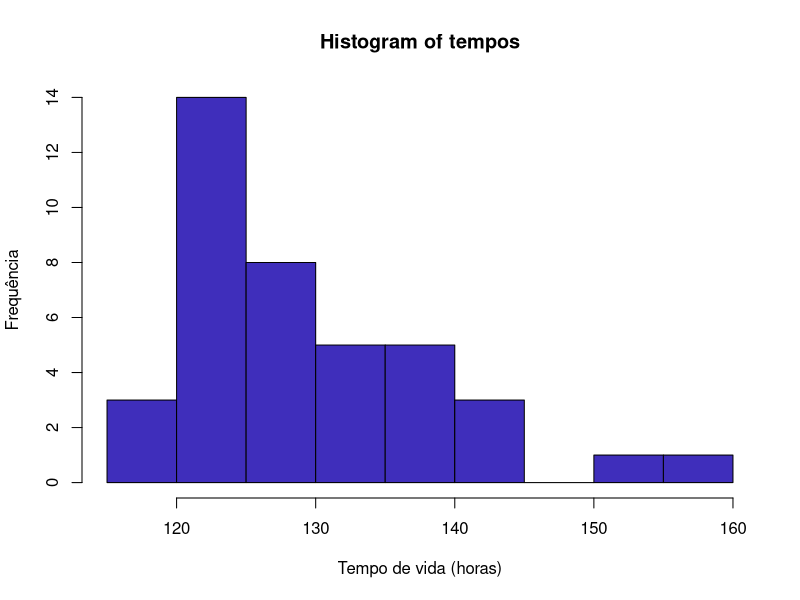
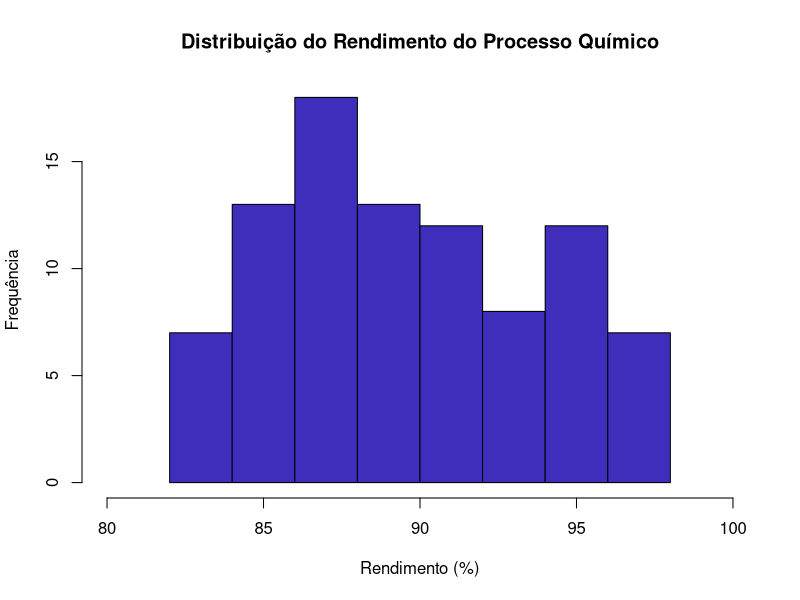
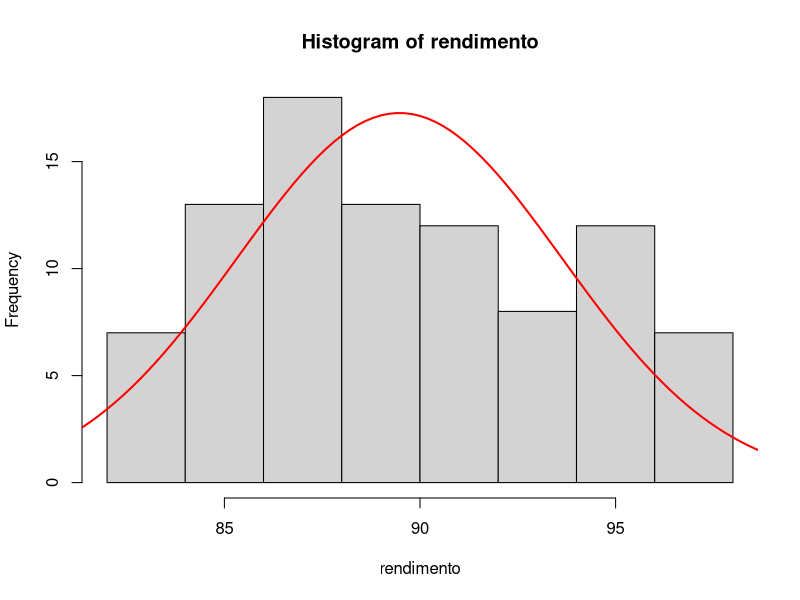
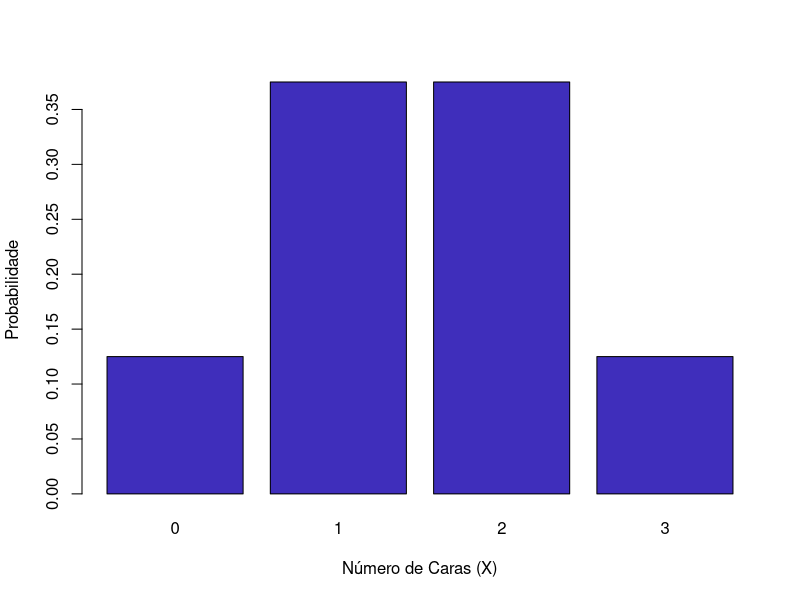
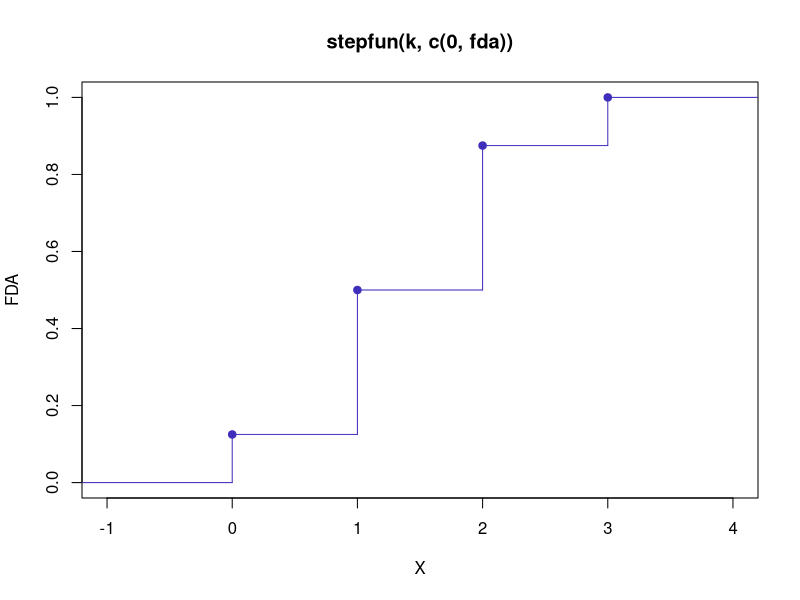
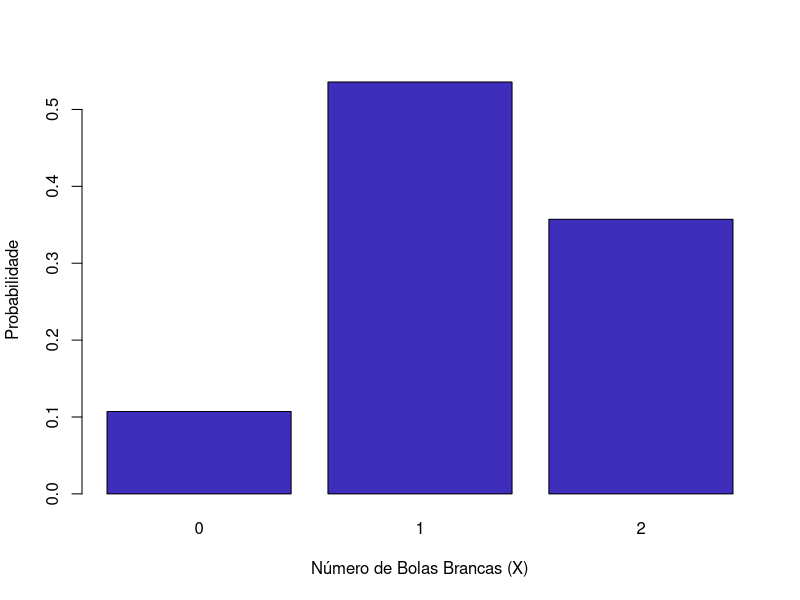
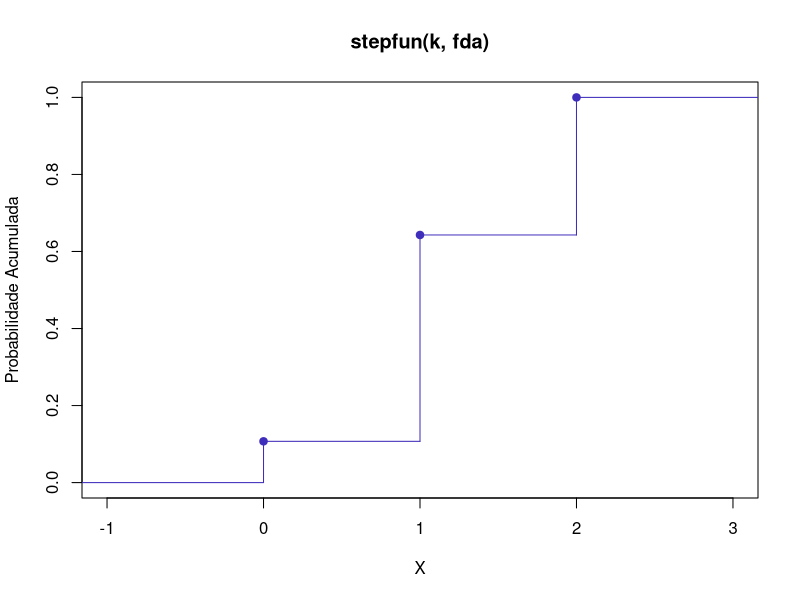
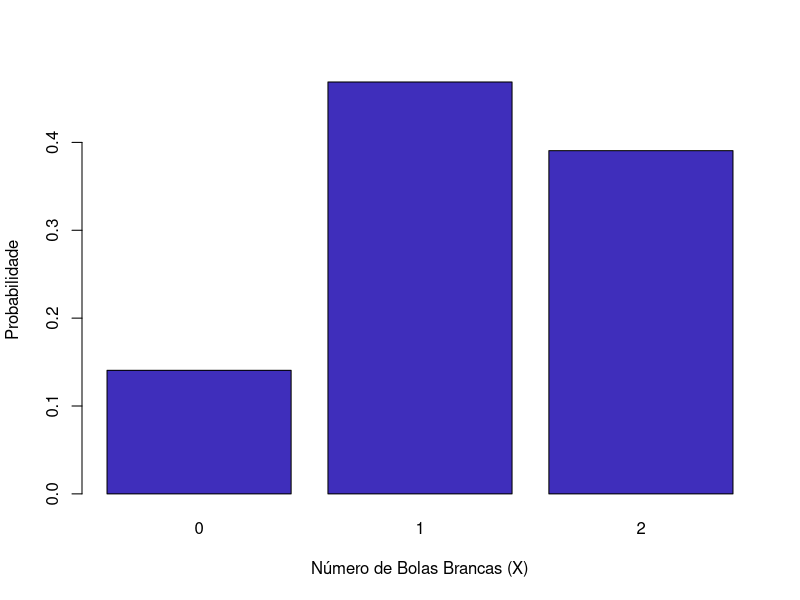

These figures' R source, in order:
## ---- chunk 1
tempos <- c(127, 125, 131, 124, 129, 121, 142, 151, 160, 125,
            124, 123, 120, 119, 128, 133, 137, 124, 142, 123,
            121, 136, 140, 137, 125, 124, 128, 129, 130, 122,
            118, 131, 125, 133, 141, 125, 140, 132, 129, 126)
hist(tempos, 
     xlab = "Tempo de vida (horas)",
     ylab = "Frequência",
     col = "#3f2ebb")
## ---- chunk 2
rendimento <- c(94.1, 87.3, 94.1, 92.4, 84.6, 85.4, 93.2, 84.1, 92.1, 90.6,
                83.6, 86.6, 90.6, 90.1, 96.4, 89.1, 85.4, 91.7, 91.4, 95.2,
                88.2, 88.8, 89.7, 87.5, 88.2, 86.1, 86.4, 86.4, 87.6, 84.2,
                86.1, 94.3, 85.0, 85.1, 85.1, 85.1, 95.1, 93.2, 84.9, 84.0,
                89.6, 90.5, 90.0, 86.7, 87.3, 93.7, 90.0, 95.6, 92.4, 83.0,
                89.6, 87.7, 90.1, 88.3, 87.3, 95.3, 90.3, 90.6, 94.3, 84.1,
                86.6, 94.1, 93.1, 89.4, 97.3, 83.7, 91.2, 97.8, 94.6, 88.6,
                96.8, 82.9, 86.1, 93.1, 96.3, 84.1, 94.4, 87.3, 90.4, 86.4,
                94.7, 82.6, 96.1, 86.4, 89.1, 87.6, 91.1, 83.1, 98.0, 84.5)
hist(rendimento,
     breaks = 10,  # Número de intervalos
     main = "Distribuição do Rendimento do Processo Químico",
     xlab = "Rendimento (%)",
     ylab = "Frequência",
     col = "#3f2ebb",
     border = "black",
     xlim = c(80, 100))

curve(dnorm(x, mean = mean(rendimento), sd = sd(rendimento)) * length(rendimento) * diff(hist(rendimento)$breaks)[1],add = TRUE, col = "red", lwd = 2)
## ---- chunk 3
# Parâmetros
k <- 0:3
prob <- dbinom(k, size = 3, prob = 0.5)

# Tabela de probabilidade
tabela <- data.frame(X = k, Probabilidade = prob)
print(tabela)

# Gráfico da distribuição
barplot(prob, names.arg = k, col = "#3f2ebb",
        xlab = "Número de Caras (X)", ylab = "Probabilidade")

# FDA
fda <- pbinom(k, size = 3, prob = 0.5)

# Gráfico da FDA
plot(stepfun(k, c(0, fda)), pch = 19, col = "#3f2ebb",
     xlab = "X", ylab = "FDA")

# Média e variância
media <- 3 * 0.5
variancia <- 3 * 0.5 * 0.5
cat("Média:", media, "\nVariância:", variancia)
## ---- chunk 4
# Parâmetros
k <- 0:2
prob <- c(choose(5,0)*choose(3,2)/choose(8,2),
          choose(5,1)*choose(3,1)/choose(8,2),
          choose(5,2)*choose(3,0)/choose(8,2))

# Tabela de probabilidade
tabela <- data.frame(X = k, Probabilidade = round(prob, 4))
print(tabela)

# Gráfico da distribuição
barplot(prob, names.arg = k, col = "#3f2ebb",
        xlab = "Número de Bolas Brancas (X)", ylab = "Probabilidade")

# FDA
fda <- c(0, cumsum(prob))

# Gráfico da FDA
plot(stepfun(k, fda), pch = 19, col = "#3f2ebb",
     xlab = "X", ylab = "Probabilidade Acumulada")

# Média e variância teóricas
media <- 2 * (5/8)
variancia <- 2 * (5/8) * (3/8) * (6/7)
cat("Média:", media, "\nVariância:", round(variancia, 4))
## ---- chunk 5
# Parâmetros
k <- 0:2
prob <- dbinom(k, size = 2, prob = 5/8)

# Tabela de probabilidade
tabela <- data.frame(X = k, Probabilidade = round(prob, 4))
print(tabela)

# Gráfico da distribuição
barplot(prob, names.arg = k, col = "#3f2ebb",
        xlab = "Número de Bolas Brancas (X)", ylab = "Probabilidade")

# FDA
fda <- pbinom(k, size = 2, prob = 5/8)

# Gráfico da FDA
plot(stepfun(k, c(0, fda)), pch = 19, col = "#3f2ebb",
     xlab = "X", ylab = "Probabilidade Acumulada")

# Média e variância teóricas
media <- 2 * (5/8)
variancia <- 2 * (5/8) * (3/8)
cat("Média:", media, "\nVariância:", round(variancia, 4))
## ---- chunk 6
# Valores de Z e probabilidades
z <- c(-2, 0, 2)
prob <- c(0.25, 0.5, 0.25)

# Tabela de distribuição
tabela <- data.frame(Z = z, Probabilidade = prob)
print(tabela)

# Gráfico da distribuição
barplot(prob, names.arg = z, col = "#3f2ebb",
        xlab = "Z", ylab = "Probabilidade")

# FDA
fda <- c(0, cumsum(prob))

# Gráfico da FDA
plot(stepfun(z, fda), pch = 19, col = "#3f2ebb",
     xlab = "Z", ylab = "Probabilidade Acumulada")

# Média e variância
media <- sum(z * prob)
variancia <- sum(z^2 * prob) - media^2
cat("Média:", media, "\nVariância:", variancia)
## ---- chunk 7
# Parâmetros
k <- 0:4
prob <- dhyper(k, m = 4, n = 48, k = 4)

# Tabela de probabilidade
tabela <- data.frame(X = k, Probabilidade = round(prob, 4))
print(tabela)

# Gráfico da distribuição
barplot(prob, names.arg = k, col = "#3f2ebb",
        xlab = "Número de Ases (X)", ylab = "Probabilidade")

# FDA
fda <- phyper(k, m = 4, n = 48, k = 4)

# Gráfico da FDA
plot(stepfun(k, c(0, fda)), pch = 19, col = "#3f2ebb",
     xlab = "X", ylab = "Probabilidade Acumulada")

# Média e variância teóricas
media <- 4 * (4 / 52)
variancia <- 4 * (4/52) * (48/52) * (48/51)
cat("Média:", round(media, 4), "\nVariância:", round(variancia, 4))
## ---- chunk 8
# Parâmetros
b <- 2
c <- 3

# Densidade teórica de Y
f_Y_teorica <- function(y) {
  (1/b) * dunif((y - c)/b, min = 0, max = 1)
}

# Simulação empírica
set.seed(123)
X <- runif(10000, 0, 1)
Y <- b * X + c

# Plot comparativo
hist(Y, breaks = 30, probability = TRUE, col = "#3f2ebb",
     main = "Densidade de Y = 2X + 3",
     xlab = "y", ylab = "Densidade")
curve(f_Y_teorica(x), from = 3, to = 5, col = "red", lwd = 2, add = TRUE)
legend("topright", legend = c("Simulação", "Teórica"), 
       col = c("#3f2ebb", "red"), lwd = 2)
